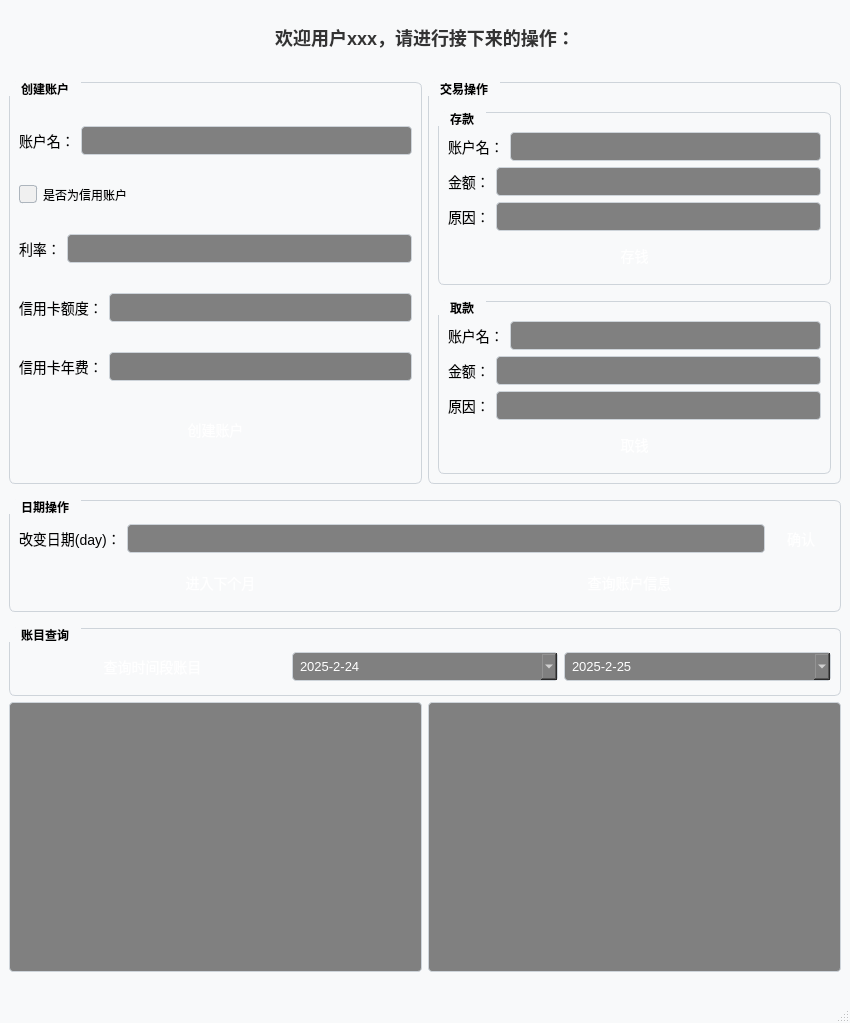
<?xml version="1.0" encoding="UTF-8"?>
<ui version="4.0">
 <class>InsideWindow</class>
 <widget class="QMainWindow" name="InsideWindow">
  <property name="geometry">
   <rect>
    <x>0</x>
    <y>0</y>
    <width>850</width>
    <height>1023</height>
   </rect>
  </property>
  <property name="windowTitle">
   <string>银行系统——用户界面</string>
  </property>
  <property name="styleSheet">
   <string notr="true">
QMainWindow {
    background-color: #f8f9fa;
}
QLabel {
    font-family: 'Segoe UI', sans-serif;
    font-size: 14px;
    color: #333333;
}
QLineEdit, QDateEdit {
    padding: 5px;
    border: 1px solid #ced4da;
    border-radius: 4px;
    font-size: 13px;
}
QPushButton {
    background-color: qlineargradient(x1:0, y1:0, x2:0, y2:1,
                                      stop:0 #4a90e2, stop:1 #357ae8);
    color: white;
    border: none;
    border-radius: 4px;
    padding: 8px 16px;
    font-size: 14px;
}
QPushButton:hover {
    background-color: qlineargradient(x1:0, y1:0, x2:0, y2:1,
                                      stop:0 #54a0f2, stop:1 #418ce8);
}
QCheckBox::indicator {
    width: 16px;
    height: 16px;
    border: 1px solid #adb5bd;
    border-radius: 3px;
    background-color: #f0f0f0; /* 所有输入控件背景统一为浅灰 */
}
QGroupBox {
    border: 1px solid #ced4da;
    border-radius: 6px;
    margin-top: 10px;
    padding-top: 10px;
    font-weight: bold;
}
QGroupBox::title {
    padding: 0 10px;
}
QTextBrowser {
    border: 1px solid #ced4da;
    border-radius: 4px;
    padding: 5px;
}
   </string>
  </property>
  <widget class="QWidget" name="centralwidget">
   <layout class="QVBoxLayout" name="mainLayout">
    <item>
     <widget class="QLabel" name="label">
      <property name="styleSheet">
       <string notr="true">font-size: 18px; font-weight: bold; margin: 15px 0;</string>
      </property>
      <property name="text">
       <string>欢迎用户xxx，请进行接下来的操作：</string>
      </property>
      <property name="alignment">
       <set>Qt::AlignmentFlag::AlignCenter</set>
      </property>
     </widget>
    </item>
    <item>
     <layout class="QHBoxLayout" name="functionLayout">
      <item>
       <widget class="QGroupBox" name="createAccountGroup">
        <property name="styleSheet">
         <string notr="true">color: rgb(0, 0, 0);</string>
        </property>
        <property name="title">
         <string>创建账户</string>
        </property>
        <layout class="QVBoxLayout" name="createLayout">
         <item>
          <layout class="QHBoxLayout" name="nameLayout">
           <item>
            <widget class="QLabel" name="label_2">
             <property name="text">
              <string>账户名：</string>
             </property>
            </widget>
           </item>
           <item>
            <widget class="QLineEdit" name="id">
             <property name="styleSheet">
              <string notr="true">color: rgb(255, 255, 255);
background-color: rgb(128, 128, 128);</string>
             </property>
            </widget>
           </item>
          </layout>
         </item>
         <item>
          <widget class="QCheckBox" name="checkBox">
           <property name="styleSheet">
            <string notr="true">QCheckBox {
    color: black;
}

QCheckBox::indicator {
    width: 16px;
    height: 16px;
    border: 1px solid #adb5bd;
    border-radius: 3px;
    background-color: #f0f0f0;
}

QCheckBox::indicator:checked {
    background-color: #4a90e2;
    border: 1px solid #4a90e2;
}</string>
           </property>
           <property name="text">
            <string>是否为信用账户</string>
           </property>
          </widget>
         </item>
         <item>
          <layout class="QHBoxLayout" name="rateLayout">
           <item>
            <widget class="QLabel" name="label_4">
             <property name="text">
              <string>利率：</string>
             </property>
            </widget>
           </item>
           <item>
            <widget class="QLineEdit" name="rate">
             <property name="styleSheet">
              <string notr="true">color: rgb(255, 255, 255);
background-color: rgb(128, 128, 128);</string>
             </property>
            </widget>
           </item>
          </layout>
         </item>
         <item>
          <layout class="QHBoxLayout" name="creditLayout">
           <item>
            <widget class="QLabel" name="label_5">
             <property name="text">
              <string>信用卡额度：</string>
             </property>
            </widget>
           </item>
           <item>
            <widget class="QLineEdit" name="credit">
             <property name="styleSheet">
              <string notr="true">color: rgb(255, 255, 255);
background-color: rgb(128, 128, 128);</string>
             </property>
            </widget>
           </item>
          </layout>
         </item>
         <item>
          <layout class="QHBoxLayout" name="fareLayout">
           <item>
            <widget class="QLabel" name="label_6">
             <property name="text">
              <string>信用卡年费：</string>
             </property>
            </widget>
           </item>
           <item>
            <widget class="QLineEdit" name="fare">
             <property name="styleSheet">
              <string notr="true">background-color: rgb(126, 126, 126);
color: rgb(255, 255, 255);</string>
             </property>
            </widget>
           </item>
          </layout>
         </item>
         <item>
          <widget class="QPushButton" name="PushButtonCreateAccount">
           <property name="styleSheet">
            <string notr="true">color: rgb(255, 255, 255);</string>
           </property>
           <property name="text">
            <string>创建账户</string>
           </property>
           <property name="autoDefault">
            <bool>false</bool>
           </property>
           <property name="default">
            <bool>false</bool>
           </property>
          </widget>
         </item>
        </layout>
       </widget>
      </item>
      <item>
       <widget class="QGroupBox" name="transactionGroup">
        <property name="styleSheet">
         <string notr="true">color: rgb(0, 0, 0);</string>
        </property>
        <property name="title">
         <string>交易操作</string>
        </property>
        <layout class="QVBoxLayout" name="transLayout">
         <item>
          <widget class="QGroupBox" name="depositBox">
           <property name="title">
            <string>存款</string>
           </property>
           <layout class="QVBoxLayout" name="depositFields">
            <item>
             <layout class="QHBoxLayout" name="cyNameLayout">
              <item>
               <widget class="QLabel" name="label_7">
                <property name="text">
                 <string>账户名：</string>
                </property>
               </widget>
              </item>
              <item>
               <widget class="QLineEdit" name="id_cy">
                <property name="styleSheet">
                 <string notr="true">color: rgb(255, 255, 255);
background-color: rgb(128, 128, 128);</string>
                </property>
               </widget>
              </item>
             </layout>
            </item>
            <item>
             <layout class="QHBoxLayout" name="cyAmountLayout">
              <item>
               <widget class="QLabel" name="label_8">
                <property name="text">
                 <string>金额：</string>
                </property>
               </widget>
              </item>
              <item>
               <widget class="QLineEdit" name="amount_cy">
                <property name="styleSheet">
                 <string notr="true">color: rgb(255, 255, 255);
background-color: rgb(128, 128, 128);</string>
                </property>
               </widget>
              </item>
             </layout>
            </item>
            <item>
             <layout class="QHBoxLayout" name="cyDescLayout">
              <item>
               <widget class="QLabel" name="label_9">
                <property name="text">
                 <string>原因：</string>
                </property>
               </widget>
              </item>
              <item>
               <widget class="QLineEdit" name="desc_cy">
                <property name="styleSheet">
                 <string notr="true">color: rgb(255, 255, 255);
background-color: rgb(128, 128, 128);</string>
                </property>
               </widget>
              </item>
             </layout>
            </item>
            <item>
             <widget class="QPushButton" name="PushButtonDepositMoney">
              <property name="styleSheet">
               <string notr="true">color: rgb(255, 255, 255);</string>
              </property>
              <property name="text">
               <string>存钱</string>
              </property>
             </widget>
            </item>
           </layout>
          </widget>
         </item>
         <item>
          <widget class="QGroupBox" name="withdrawBox">
           <property name="title">
            <string>取款</string>
           </property>
           <layout class="QVBoxLayout" name="withdrawFields">
            <item>
             <layout class="QHBoxLayout" name="quNameLayout">
              <item>
               <widget class="QLabel" name="label_12">
                <property name="text">
                 <string>账户名：</string>
                </property>
               </widget>
              </item>
              <item>
               <widget class="QLineEdit" name="id_qu">
                <property name="styleSheet">
                 <string notr="true">color: rgb(255, 255, 255);
background-color: rgb(128, 128, 128);</string>
                </property>
               </widget>
              </item>
             </layout>
            </item>
            <item>
             <layout class="QHBoxLayout" name="quAmountLayout">
              <item>
               <widget class="QLabel" name="label_10">
                <property name="text">
                 <string>金额：</string>
                </property>
               </widget>
              </item>
              <item>
               <widget class="QLineEdit" name="amount_qu">
                <property name="styleSheet">
                 <string notr="true">color: rgb(255, 255, 255);
background-color: rgb(128, 128, 128);</string>
                </property>
               </widget>
              </item>
             </layout>
            </item>
            <item>
             <layout class="QHBoxLayout" name="quDescLayout">
              <item>
               <widget class="QLabel" name="label_11">
                <property name="text">
                 <string>原因：</string>
                </property>
               </widget>
              </item>
              <item>
               <widget class="QLineEdit" name="desc_qu">
                <property name="styleSheet">
                 <string notr="true">color: rgb(255, 255, 255);
background-color: rgb(128, 128, 128);</string>
                </property>
               </widget>
              </item>
             </layout>
            </item>
            <item>
             <widget class="QPushButton" name="PushButtonWithdrawMoney">
              <property name="styleSheet">
               <string notr="true">color: rgb(255, 255, 255);</string>
              </property>
              <property name="text">
               <string>取钱</string>
              </property>
             </widget>
            </item>
           </layout>
          </widget>
         </item>
        </layout>
       </widget>
      </item>
     </layout>
    </item>
    <item>
     <layout class="QHBoxLayout" name="timeLayout">
      <item>
       <widget class="QGroupBox" name="dateGroup">
        <property name="styleSheet">
         <string notr="true">color: rgb(0, 0, 0);</string>
        </property>
        <property name="title">
         <string>日期操作</string>
        </property>
        <layout class="QVBoxLayout" name="dateLayout">
         <item>
          <layout class="QHBoxLayout" name="dayLayout">
           <item>
            <widget class="QLabel" name="label_13">
             <property name="text">
              <string>改变日期(day)：</string>
             </property>
            </widget>
           </item>
           <item>
            <widget class="QLineEdit" name="day_change">
             <property name="styleSheet">
              <string notr="true">color: rgb(255, 255, 255);
background-color: rgb(128, 128, 128);</string>
             </property>
            </widget>
           </item>
           <item>
            <widget class="QPushButton" name="PushButtonConfirmDate">
             <property name="styleSheet">
              <string notr="true">color: rgb(255, 255, 255);</string>
             </property>
             <property name="text">
              <string>确认</string>
             </property>
            </widget>
           </item>
          </layout>
         </item>
         <item>
          <layout class="QHBoxLayout" name="monthLayout">
           <item>
            <widget class="QPushButton" name="PushButtonNextMonth">
             <property name="styleSheet">
              <string notr="true">color: rgb(255, 255, 255);</string>
             </property>
             <property name="text">
              <string>进入下个月</string>
             </property>
            </widget>
           </item>
           <item>
            <widget class="QPushButton" name="PushButtonQueryAccount">
             <property name="styleSheet">
              <string notr="true">color: rgb(255, 255, 255);</string>
             </property>
             <property name="text">
              <string>查询账户信息</string>
             </property>
            </widget>
           </item>
          </layout>
         </item>
        </layout>
       </widget>
      </item>
     </layout>
    </item>
    <item>
     <widget class="QGroupBox" name="reportGroup">
      <property name="styleSheet">
       <string notr="true">color: rgb(0, 0, 0);</string>
      </property>
      <property name="title">
       <string>账目查询</string>
      </property>
      <layout class="QHBoxLayout" name="reportLayout">
       <item>
        <widget class="QPushButton" name="PushButtonQueryTransaction">
         <property name="styleSheet">
          <string notr="true">color: rgb(255, 255, 255);</string>
         </property>
         <property name="text">
          <string>查询时间段账目</string>
         </property>
        </widget>
       </item>
       <item>
        <widget class="QDateEdit" name="dateEdit1">
         <property name="styleSheet">
          <string notr="true">color: rgb(255, 255, 255);
background-color: rgb(128, 128, 128);</string>
         </property>
         <property name="dateTime">
          <datetime>
           <hour>20</hour>
           <minute>0</minute>
           <second>0</second>
           <year>2025</year>
           <month>2</month>
           <day>24</day>
          </datetime>
         </property>
         <property name="displayFormat">
          <string>yyyy-M-d</string>
         </property>
         <property name="calendarPopup">
          <bool>true</bool>
         </property>
        </widget>
       </item>
       <item>
        <widget class="QDateEdit" name="dateEdit2">
         <property name="styleSheet">
          <string notr="true">color: rgb(255, 255, 255);
background-color: rgb(128, 128, 128);</string>
         </property>
         <property name="dateTime">
          <datetime>
           <hour>0</hour>
           <minute>0</minute>
           <second>0</second>
           <year>2025</year>
           <month>2</month>
           <day>25</day>
          </datetime>
         </property>
         <property name="displayFormat">
          <string>yyyy-M-d</string>
         </property>
         <property name="calendarPopup">
          <bool>true</bool>
         </property>
        </widget>
       </item>
      </layout>
     </widget>
    </item>
    <item>
     <layout class="QHBoxLayout" name="textLayout">
      <item>
       <widget class="QTextBrowser" name="textBrowser1">
        <property name="minimumSize">
         <size>
          <width>400</width>
          <height>200</height>
         </size>
        </property>
        <property name="styleSheet">
         <string notr="true">color: rgb(255, 255, 255);
background-color: rgb(128, 128, 128);</string>
        </property>
       </widget>
      </item>
      <item>
       <widget class="QTextBrowser" name="textBrowser2">
        <property name="minimumSize">
         <size>
          <width>300</width>
          <height>200</height>
         </size>
        </property>
        <property name="styleSheet">
         <string notr="true">color: rgb(255, 255, 255);
background-color: rgb(128, 128, 128);</string>
        </property>
       </widget>
      </item>
     </layout>
    </item>
    <item>
     <widget class="QLabel" name="authorLabel">
      <property name="styleSheet">
       <string notr="true">color: #888888; font-size: 12px;</string>
      </property>
      <property name="text">
       <string/>
      </property>
      <property name="alignment">
       <set>Qt::AlignmentFlag::AlignRight</set>
      </property>
     </widget>
    </item>
   </layout>
  </widget>
  <widget class="QMenuBar" name="menubar">
   <property name="geometry">
    <rect>
     <x>0</x>
     <y>0</y>
     <width>850</width>
     <height>24</height>
    </rect>
   </property>
  </widget>
  <widget class="QStatusBar" name="statusbar"/>
 </widget>
 <resources/>
 <connections/>
</ui>
